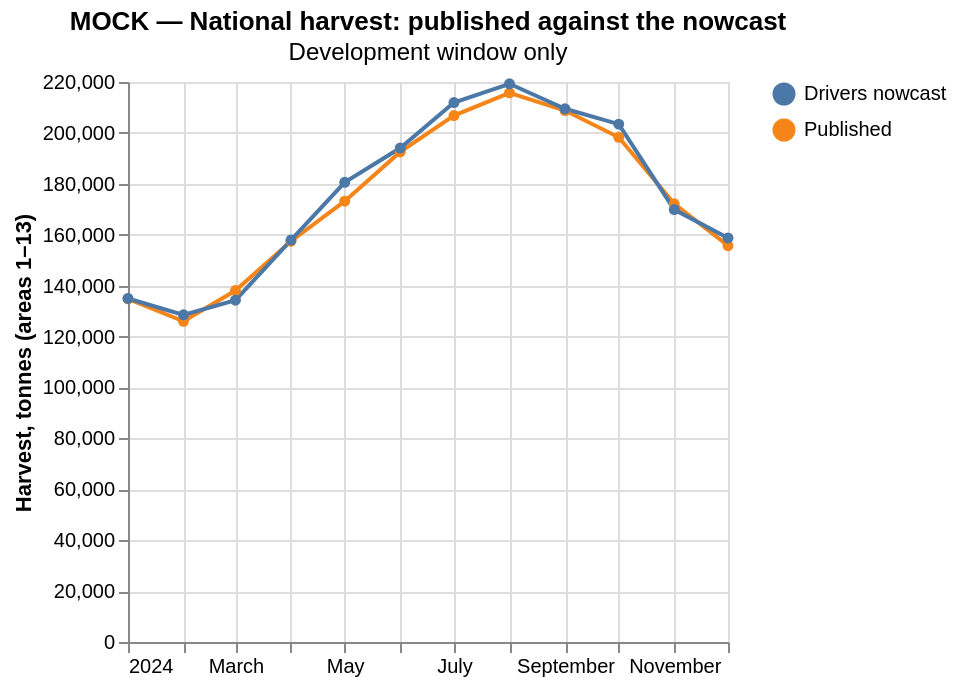

The specification (Vega-Lite) saved for this image:
### Vega-Lite specification from a JSON file in a GitHub repository (floating-point values rounded to 4 significant figures)
{"$schema": "https://vega.github.io/schema/vega-lite/v5.20.1.json", "title": {"text": "MOCK — National harvest: published against the nowcast", "subtitle": "Development window only"}, "width": "container", "height": 280, "layer": [{"data": {"values": [{"month": "2024-01", "series": "Published", "tonnes": 134823}, {"month": "2024-01", "series": "Drivers nowcast", "tonnes": 134952}, {"month": "2024-02", "series": "Published", "tonnes": 125993}, {"month": "2024-02", "series": "Drivers nowcast", "tonnes": 128530}, {"month": "2024-03", "series": "Published", "tonnes": 138061}, {"month": "2024-03", "series": "Drivers nowcast", "tonnes": 134285}, {"month": "2024-04", "series": "Published", "tonnes": 157437}, {"month": "2024-04", "series": "Drivers nowcast", "tonnes": 157891}, {"month": "2024-05", "series": "Published", "tonnes": 173174}, {"month": "2024-05", "series": "Drivers nowcast", "tonnes": 180602}, {"month": "2024-06", "series": "Published", "tonnes": 192535}, {"month": "2024-06", "series": "Drivers nowcast", "tonnes": 194048}, {"month": "2024-07", "series": "Published", "tonnes": 206826}, {"month": "2024-07", "series": "Drivers nowcast", "tonnes": 211932}, {"month": "2024-08", "series": "Published", "tonnes": 215729}, {"month": "2024-08", "series": "Drivers nowcast", "tonnes": 219293}, {"month": "2024-09", "series": "Published", "tonnes": 208783}, {"month": "2024-09", "series": "Drivers nowcast", "tonnes": 209474}, {"month": "2024-10", "series": "Published", "tonnes": 198292}, {"month": "2024-10", "series": "Drivers nowcast", "tonnes": 203452}, {"month": "2024-11", "series": "Published", "tonnes": 172143}, {"month": "2024-11", "series": "Drivers nowcast", "tonnes": 169871}, {"month": "2024-12", "series": "Published", "tonnes": 155695}, {"month": "2024-12", "series": "Drivers nowcast", "tonnes": 158744}]}, "mark": {"type": "line", "point": true}, "encoding": {"x": {"field": "month", "type": "temporal", "title": null}, "y": {"field": "tonnes", "type": "quantitative", "title": "Harvest, tonnes (areas 1–13)"}, "color": {"field": "series", "type": "nominal", "title": null}}}]}
